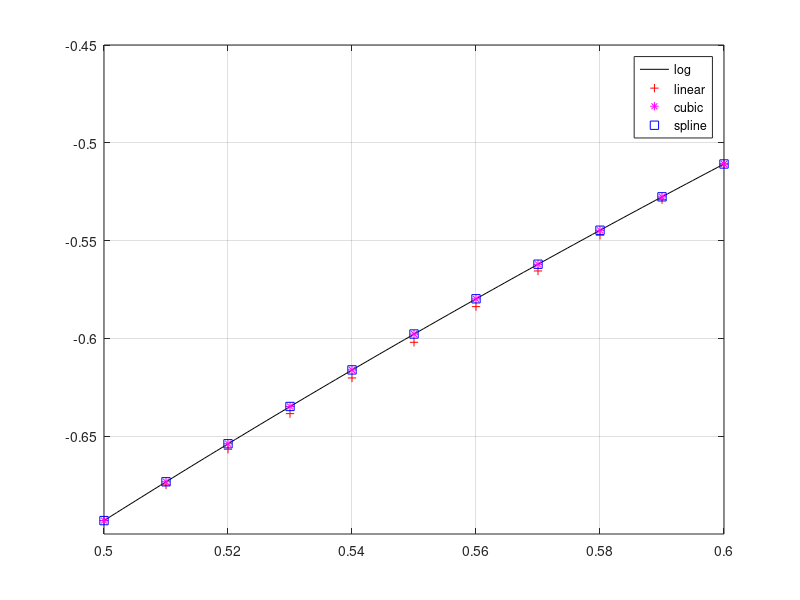

The MATLAB source for this figure:
clc;
clear;
close all;


X = [0.4, 0.5, 0.6, 0.7, 0.8];
Y = [-0.916291,-0.693147, -0.510826, -0.356675, -0.223144];

x_ln = linspace(0.5, 0.6, 100); % points for precise y=lnx
x0 = linspace(0.5, 0.6, 11); % 10 equally devided points on [0.5, 0.6] for interpolation

%% Curve of lnx
y0_ln = log(x_ln);

%%  Piecewise Linear Interpolation
y0_linear = interp1(X, Y, x0, 'linear');

%% Peicewise Cubic Interpolation
y0_cubic = interp1(X, Y, x0, 'pchip');

%% Cubic Spline Interpolation
y0_spline = interp1(X, Y, x0, "spline");

%% Figure generate
figure;
plot(x_ln, y0_ln, 'k-'); % color: black  line style: -
hold on;
plot(x0, y0_linear, 'r+'); % color: red  line style: +
plot(x0, y0_cubic, 'm*'); % color: omagenta  line style: *
plot(x0, y0_spline, 'bs'); % color: blue  line style: 'rectangle'
hold off;

grid on;
axis([0.5 0.6 -0.7 -0.45]);
legend("log", "linear", "cubic", "spline");
